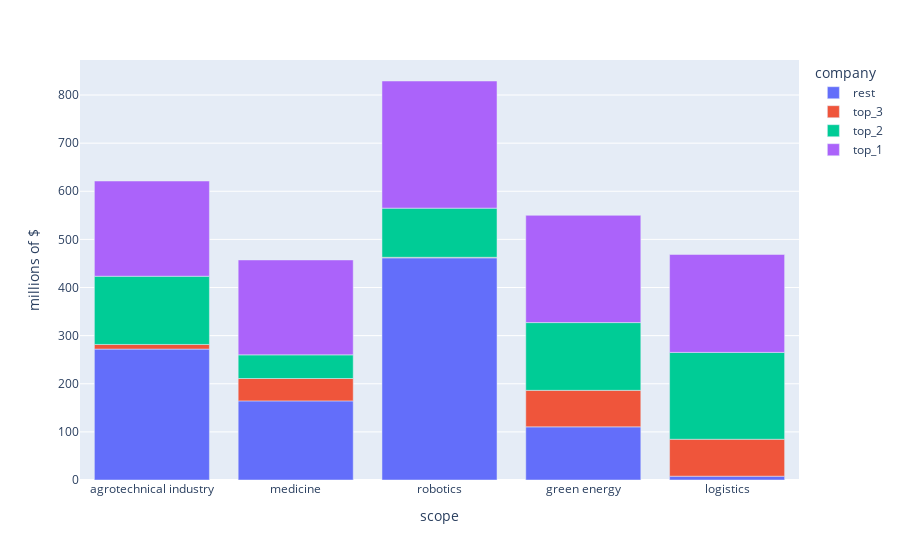

The notebook cell this image was saved under:
### Code cell
# category_orders - задает порядок построения столбцов (снизу вверх, за счет [::-1] инвертируем)
px.bar(invest_scopes_topn_narrow_df, x='scope', y='millions of $', color = 'company', 
      category_orders={'company': ['top_1', 'top_2', 'top_3', 'rest'][::-1]})

### Figure 1 — Plotly figure (JSON) as saved in the notebook; plotly's stock layout.template omitted (floating-point values rounded to 4 significant figures)
{"data": [{"alignmentgroup": "True", "hovertemplate": "company=rest<br>scope=%{x}<br>millions of $=%{y}<extra></extra>", "legendgroup": "rest", "marker": {"color": "#636efa", "pattern": {"shape": ""}}, "name": "rest", "offsetgroup": "rest", "orientation": "v", "showlegend": true, "textposition": "auto", "type": "bar", "x": ["agrotechnical industry", "medicine", "robotics", "green energy", "logistics"], "xaxis": "x", "y": [272.0, 164.4, 461.7, 110.4, 7.907], "yaxis": "y"}, {"alignmentgroup": "True", "hovertemplate": "company=top_3<br>scope=%{x}<br>millions of $=%{y}<extra></extra>", "legendgroup": "top_3", "marker": {"color": "#EF553B", "pattern": {"shape": ""}}, "name": "top_3", "offsetgroup": "top_3", "orientation": "v", "showlegend": true, "textposition": "auto", "type": "bar", "x": ["agrotechnical industry", "medicine", "robotics", "green energy", "logistics"], "xaxis": "x", "y": [9.662, 46.51, 1.137, 75.94, 76.75], "yaxis": "y"}, {"alignmentgroup": "True", "hovertemplate": "company=top_2<br>scope=%{x}<br>millions of $=%{y}<extra></extra>", "legendgroup": "top_2", "marker": {"color": "#00cc96", "pattern": {"shape": ""}}, "name": "top_2", "offsetgroup": "top_2", "orientation": "v", "showlegend": true, "textposition": "auto", "type": "bar", "x": ["agrotechnical industry", "medicine", "robotics", "green energy", "logistics"], "xaxis": "x", "y": [141.7, 49.14, 102.2, 140.8, 180.5], "yaxis": "y"}, {"alignmentgroup": "True", "hovertemplate": "company=top_1<br>scope=%{x}<br>millions of $=%{y}<extra></extra>", "legendgroup": "top_1", "marker": {"color": "#ab63fa", "pattern": {"shape": ""}}, "name": "top_1", "offsetgroup": "top_1", "orientation": "v", "showlegend": true, "textposition": "auto", "type": "bar", "x": ["agrotechnical industry", "medicine", "robotics", "green energy", "logistics"], "xaxis": "x", "y": [197.9, 197.3, 264.2, 222.9, 203.5], "yaxis": "y"}], "layout": {"barmode": "relative", "legend": {"title": {"text": "company"}, "tracegroupgap": 0}, "margin": {"t": 60}, "xaxis": {"anchor": "y", "domain": [0, 1], "title": {"text": "scope"}}, "yaxis": {"anchor": "x", "domain": [0, 1], "title": {"text": "millions of $"}}}}
